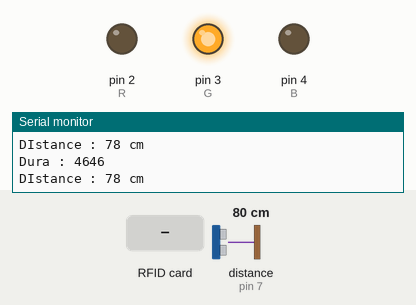
The sketch below on a simulated Arduino Uno, built with avr-gcc and run on an emulated ATmega328P. Shown: output pins drawn as LEDs (lit = HIGH), the last lines printed to the serial monitor. Wiring (inferred from the names in the program): ultrasonic range finder: trigger pin 6; echo pin 7. Inputs (shaded band) come from the test bench; at power-on: distance to the obstacle (sensor on pin 7) 80 cm. The echo pulse lasts 58.3 µs per cm; pins used as bus, display or sensor lines are not drawn.

Above: at 1.2 s.
1.3 s: distance to the obstacle (sensor on pin 7) set to 2 cm
4.5 s: RFID card 5E 7A 19 C4 held to the reader
At 7.6 s:
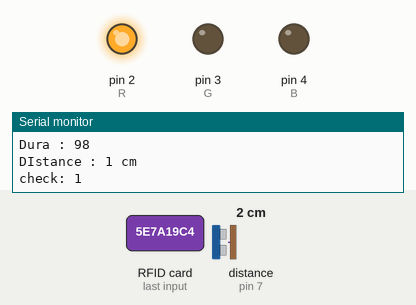
Timing chart, 0 to 9.1 s (numbered marks = the images above; inputs shaded):
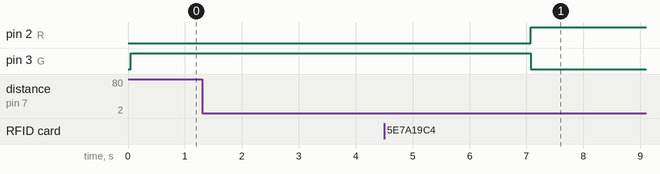

Measured:
- after the input at 4.5 s, pin 2 (R): LOW → HIGH after 2.6 s instead of 1.7 s; pin 3 (G): HIGH → LOW after 2.6 s

The sketch:

main.ino
```cpp
#include "SPI.h"
#include "MFRC522.h"

#define R 2
#define G 3
#define B 4

#define BUZZER 5

#define TRIG 6 //TRIG 핀 설정 (초음파 보내는 핀)
#define ECHO 7 //ECHO 핀 설정 (초음파 받는 핀)

#define RST_PIN 8
#define SDA_PIN 10

MFRC522 mfrc522(SDA_PIN, RST_PIN); //인스턴스 설정
MFRC522::MIFARE_Key key;

int in; //자동차 들어와있는지 아닌지 flag
int idL; //id카드 들어와있는지 아닌지 flag
int idCheck();

void setup()
{
  Serial.begin(9600);
  SPI.begin();
  mfrc522.PCD_Init();

  pinMode(R, OUTPUT);
  pinMode(G, OUTPUT);
  pinMode(B, OUTPUT);

  pinMode(TRIG, OUTPUT); //초음파 보내는 핀
  pinMode(ECHO, INPUT); //초음파 받는 핀

}

void loop()
{
  if ( in == 1 && idL == 0 ) {
    Serial.println("NO ID CARD"); //ID카드가 없는 차량일 경우
     analogWrite(R, 255),analogWrite(G, 150),analogWrite(B, 0); //주황색 불을 켠다
     in = inCheck();
     while (in == 1 && idL == 0){
      Serial.println("keep Yellow");
      tone(BUZZER, 700, 500); //나가라고 경고
      delay(1000);
      tone(BUZZER, 700, 500); //나가라고 경고
      in = inCheck();
      idL = idCheck();
      if (idL == 1) { //ID카드가 늦게 인식된 경우를 고려. 늦게라도 인식되면 빨간불이 되도록.
        analogWrite(R, 255),analogWrite(G, 0),analogWrite(B, 0);
        Serial.println("Go Welcome");
        return;
      }
     }
  }
  else if ( in == 1 && idL == 1 ) {
    Serial.println("Welcome"); //ID카드 있는 차량
     analogWrite(R, 255), analogWrite(G, 0), analogWrite(B, 0);
     while (in == 1){
        in = inCheck(); //차량이 있는지 확인
        if (in == 0){
          idL = 0;
          return;
        }
        Serial.println("keep WELCOME"); //차량이 있다면 = 주차중이라면 계속 빨간 불
        delay(5000);
     }
  }
  else if ( in == 0 && idL == 0) {
    Serial.println("No car in here"); //차량이 없는 경우 초록불을 유지
     analogWrite(R, 0),analogWrite(G, 255),analogWrite(B, 0);
  }
  else {
    Serial.println("error");
  }

  //아래 부분은 반드시 위의 if-else if-else 구문 뒤에 작성되어야만 함.
  Serial.println("loop start");
  in = inCheck();

  if (in) {
    Serial.print("\nid_check:");
    idL = idCheck();
    Serial.println(idL);
  }

  Serial.print("\n\n");
  Serial.print("in, id ");
  Serial.print(in);
  Serial.print(idL);
  Serial.println();
  delay(1000);
}

int inCheck(){
  int check_in = 0;
  int cnt = 0;
  while ( check_in < 3 && cnt < 5 ) {
    if ( disCheck() <= 3 ) {
      check_in++;
      Serial.print("check: ");
      Serial.print(check_in);
      Serial.print("\n");
    }
    else {
      Serial.print("\n");
      cnt++;
    }
    delay(1000);
  }
  if ( check_in >= 3 ){
   return 1;
  }
  else {
    return 0;
  }
}

long disCheck() {
  long duration, distance;
  digitalWrite(TRIG, LOW);
  delayMicroseconds(20);
  digitalWrite(TRIG, HIGH);
  delayMicroseconds(10);
  digitalWrite(TRIG, LOW);
  duration = pulseIn(ECHO, HIGH);
  Serial.print("\nDura : ");
  distance = duration * 17 / 1000;
  Serial.println(duration ); //초음파가 반사되어 돌아오는 시간을 보여줍니다.
  Serial.print("\nDIstance : ");
  Serial.print(distance); //측정된 물체로부터 거리값(cm값)을 보여줍니다.
  Serial.println(" cm");
  return distance;
}

int idCheck(){
  int id = 0;
  int id_cnt = 0;
  while ( id_cnt < 5){
    id_cnt++;
    if (!mfrc522.PICC_IsNewCardPresent()){
      id = 0;
     continue;
    }
    if (!mfrc522.PICC_ReadCardSerial()){
     id = 0;
     continue;
    }

    MFRC522::PICC_Type piccType = mfrc522.PICC_GetType(mfrc522.uid.sak);


    if (piccType != MFRC522::PICC_TYPE_MIFARE_MINI &&
      piccType != MFRC522::PICC_TYPE_MIFARE_1K &&
      piccType != MFRC522::PICC_TYPE_MIFARE_4K)
      {
      Serial.println(F("Your tag is not of type MIFARE Classic."));
        id = 0;
      }

    String rfid = "";
    for (byte i = 0; i < 4; i++) {
      rfid +=
      (mfrc522.uid.uidByte[i] < 0x10 ? "0" : "") +
      String(mfrc522.uid.uidByte[i], HEX) +
      (i!=3 ? ":" : "");
    }

    Serial.print("Card key: ");
    Serial.println(rfid);
    id = 1;
    delay(1000);
    Serial.println("id checked");

    mfrc522.PICC_HaltA();
    mfrc522.PCD_StopCrypto1();
    break;
  }
  Serial.println("IDCHECK : ");
  Serial.print(id);
  return id;
}
```
